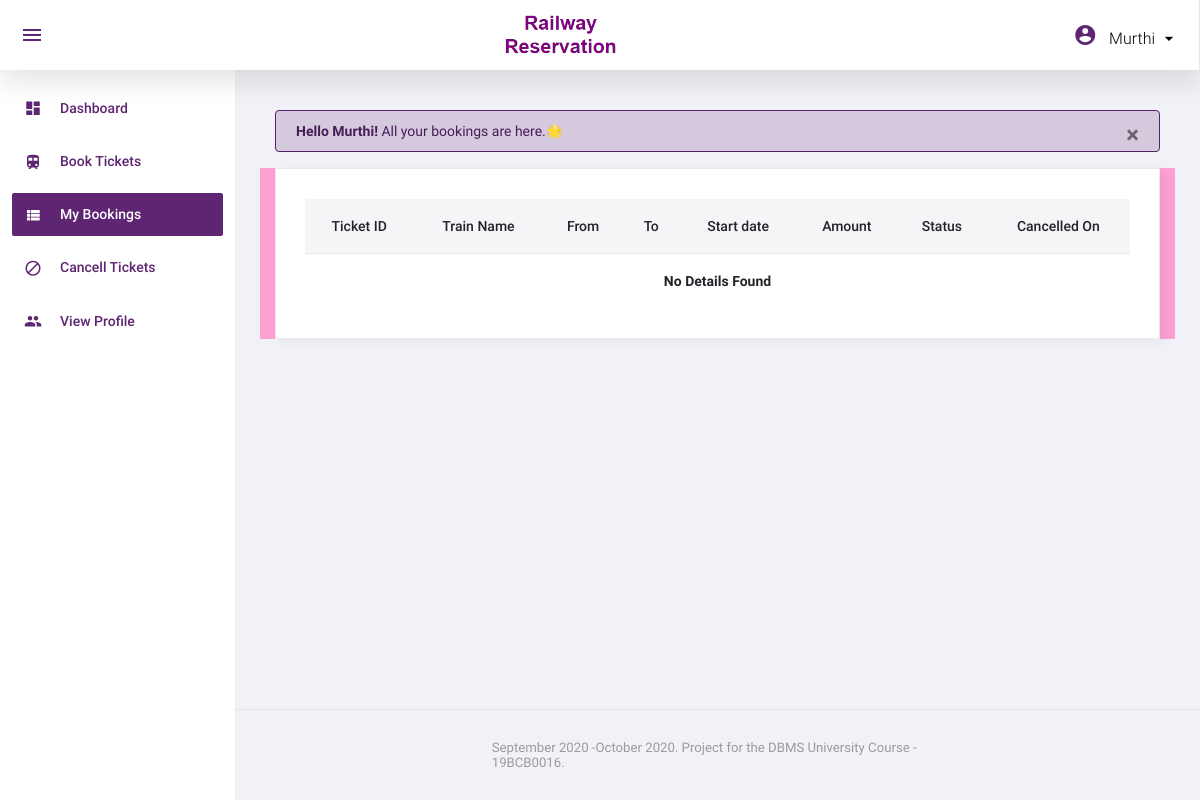
/myBooking.php (signed in), run on an earlier commit of the app's database.
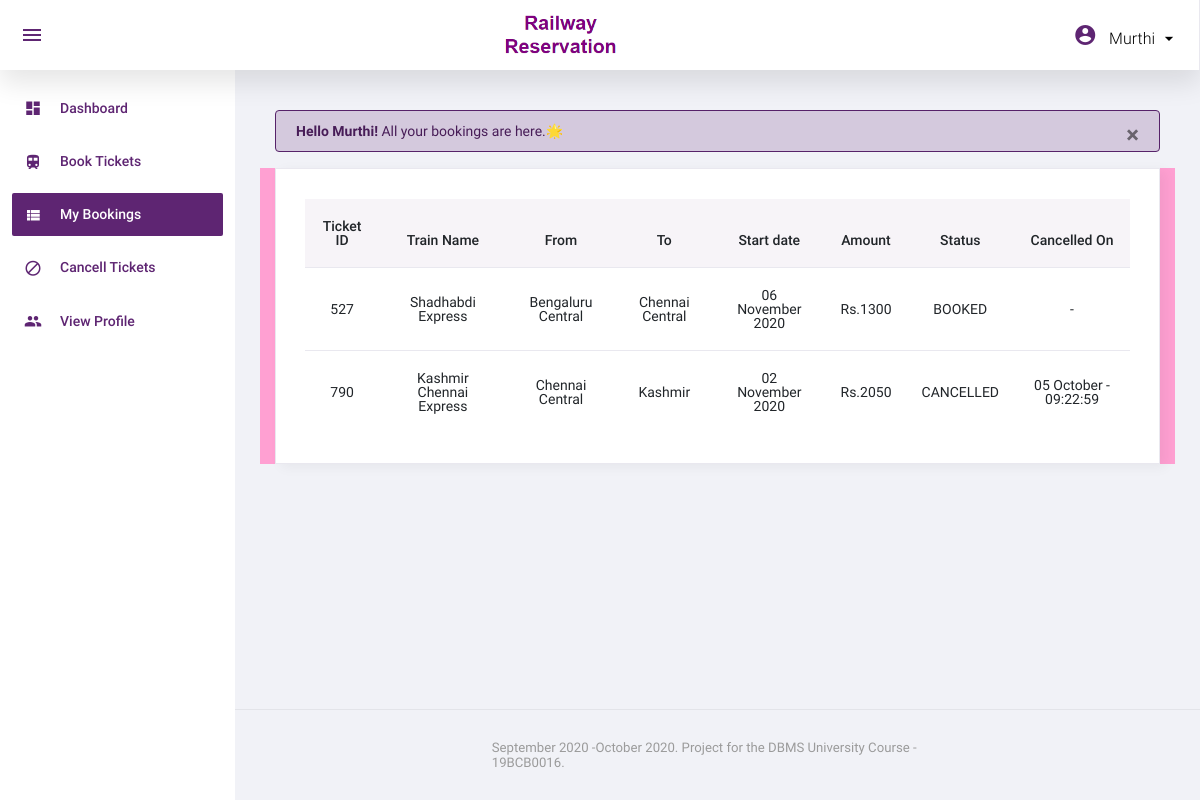
And on a later commit of the database.
### tables this page shows
CREATE TABLE `ticket_passenger` (
  `ticket_id` int(11) NOT NULL,
  `no_of_passenger` int(10) NOT NULL
);

CREATE TABLE `ticket_details` (
  `ticket_id` int(11) NOT NULL,
  `train_no` varchar(10) NOT NULL,
  `dept_date` date NOT NULL,
  `coach_type` varchar(10) NOT NULL,
  `user_id` varchar(10) NOT NULL,
  `status` int(11) NOT NULL
);

CREATE TABLE `train_info` (
  `train_no` varchar(10) NOT NULL,
  `tname` varchar(55) NOT NULL
);

CREATE TABLE `station` (
  `station_id` varchar(10) NOT NULL,
  `sname` varchar(35) NOT NULL
);

CREATE TABLE `ticket_amount` (
  `ticket_id` int(11) NOT NULL,
  `total_amount` int(11) NOT NULL
);

CREATE TABLE `cancel_details` (
  `ticket_id` varchar(10) NOT NULL,
  `cancel_date` varchar(10) NOT NULL,
  `cancel_time` varchar(10) NOT NULL
);

### myBooking.php (the view, shortened to what this page needs)
<?php
    include ('nav.php');
    $user_id = $_SESSION['user_id'];
    $sql = " SELECT ticket_details.ticket_id AS ticket_id,
            train_info.tname AS t_name,
            ticket_details.dept_date AS dept_date,
            ticket_amount.total_amount AS total,
            train_details.start AS start,
            train_details.end AS end,
            ticket_passenger.no_of_passenger AS no_of_pass,
            train_date.arrTime AS arr_time,
            train_date.depTime AS dep_time,
            ticket_details.status AS status
            FROM ticket_passenger, ticket_amount, ticket_details, train_date , train_info, train_details
            WHERE ticket_passenger.ticket_id = ticket_details.ticket_id
            AND ticket_details.ticket_id = ticket_amount.ticket_id
            AND train_date.train_no = ticket_details.train_no
            AND ticket_details.dept_date = train_date.depDate
            AND train_info.tname = train_details.tname
            AND train_info.train_no = ticket_details.train_no
            AND ticket_details.user_id = '$user_id' ";
    $result = mysqli_query($con,$sql);
    $row = mysqli_num_rows($result);
?>
<div class="alert alert-primary " role="alert">
  <strong>Hello <?php echo $_SESSION['USER']?>!</strong> All your bookings are here.🌟
  <button type="button" class="close" data-dismiss="alert">
    <span>&times;</span>
  </button>
</div>
<div class="row">
  <div class="col-12 grid-margin stretch-card" style="background-color: #ffa0d2!important;">
    <div class="card">
      <div class="card-body">
        <div class="row">
          <div class="col-12">
            <div class="table-responsive">
              <table class="table text-center">
                <thead>
                  <tr>
                    <th>Ticket ID</th>
                    <th>Train Name</th>
                    <th>From </th>
                    <th>To </th>
                    <th>Start date</th>
                    <th>Amount</th>
                    <th>Status</th>
                    <th>Cancelled On</th>
                  </tr>
                </thead>
                <tbody>
                  <?php
                        if( $row > 0 ){
                            while( $data = mysqli_fetch_assoc($result) ){
                                $ticket_id = $data['ticket_id'];
                                $t_name = $data['t_name'];
                                $dept_date = $data['dept_date'];
                                $total = $data['total'];
                                $start = $data['start'];
                                $end = $data['end'];
                                $status = $data['status'];
                                $fromquery = " SELECT sname FROM station WHERE station_id = '$start' ";
                                $toquery = " SELECT sname FROM station WHERE station_id = '$end' ";
                                $fromres = mysqli_query($con,$fromquery);
                                $tores = mysqli_query($con,$toquery);
                                $fromdata = mysqli_fetch_assoc($fromres);
                                $todata = mysqli_fetch_assoc($tores);
                                $start = $fromdata['sname'];
                                $end = $todata['sname'];
                    ?>
                    <tr>
                        <td><?php echo $ticket_id; ?></td>
                        <td><?php echo $t_name; ?></td>
                        <td><?php echo $start; ?></td>
                        <td><?php echo $end; ?></td>
                        <td><?php echo date("d F Y",strtotime($dept_date)); ?></td>
                        <td><?php echo "Rs.$total"; ?></td>
                        <td><?php if ( $status != 0 ){
                            echo "BOOKED";
                        }else{
                            echo "CANCELLED";
                        }
                         ?></td>
                        <td><?php if ( $status != 0 ){
                            echo "-";
                        }else{
                            $sqlquery = " SELECT cancel_date, cancel_time FROM cancel_details WHERE ticket_id = '$ticket_id' ";
                            $resultquery = mysqli_query($con,$sqlquery);
                            $information = mysqli_fetch_assoc($resultquery);
                            echo $information['cancel_date']." - ".$information['cancel_time'];
                        }
                         ?></td>
                    </tr><?php
                            }
                        }else{
                            ?>
                  <tr>
                    <td colspan="8" class="text-center"><strong>No Details Found</strong></td>
                  </tr><?php
                        }
                  ?>
                </tbody>
              </table>
            </div>
          </div>
        </div>
      </div>
    </div>
  </div>
</div>
<?php
    include ('footer.php');
?>

### nav.php (shortened to what this page needs)
<!DOCTYPE html>
<html lang="en">
<head>
  <link rel="stylesheet" href="assets/css/materialdesignicons.min.css">
  <link rel="stylesheet" href="assets/css/dataTables.bootstrap4.css">
  <link rel="stylesheet" href="assets/css/vendor.bundle.base.css">
  <link rel="stylesheet" href="assets/css/bootstrap-datepicker.min.css">
  <link rel="stylesheet" href="assets/css/style.css">
</head>
<body class="sidebar-light">
  <div class="container-scroller">
    <nav class="navbar col-lg-12 col-12 p-0 fixed-top d-flex flex-row">
      <div class="navbar-menu-wrapper d-flex align-items-stretch justify-content-between">
        <ul class="navbar-nav mr-lg-2 d-none d-lg-flex">
          <li class="nav-item nav-toggler-item">
            <button class="navbar-toggler align-self-center" type="button" data-toggle="minimize">
              <span class="mdi mdi-menu"></span>
            </button>
          </li>
        </ul>
        <div class="text-center navbar-brand-wrapper d-flex align-items-center justify-content-center">
          <a class="navbar-brand brand-logo" href="index.php"><img src="assets/images/logo2.png" alt="logo"/></a>
        </div>
        <ul class="navbar-nav navbar-nav-right">
          <li class="nav-item nav-profile dropdown">
            <a class="nav-link dropdown-toggle" href="#" data-toggle="dropdown" id="profileDropdown">
              <span class="mdi mdi-account-circle mdi-24px"></span>
              <span class="nav-profile-name"><?php echo  $_SESSION['USER'] ?></span>
            </a>
          </li>
        </ul>
      </div>
    </nav>
    <div class="container-fluid page-body-wrapper">
      <nav class="sidebar sidebar-offcanvas" id="sidebar">
        <ul class="nav">
          <li class="nav-item">
            <a class="nav-link" href="index.php">
              <i class="mdi mdi-view-dashboard menu-icon"></i>
              <span class="menu-title">Dashboard</span>
            </a>
          </li>
          <li class="nav-item">
            <a class="nav-link" href="bookTicket.php">
              <i class="mdi mdi-train menu-icon"></i>
              <span class="menu-title">Book Tickets</span>
            </a>
          </li>
          <li class="nav-item">
            <a class="nav-link" href="myBooking.php">
              <i class="mdi mdi-view-list menu-icon"></i>
              <span class="menu-title">My Bookings</span>
            </a>
          </li>
          <li class="nav-item">
            <a class="nav-link" href="cancelTicket.php">
              <i class="mdi mdi-cancel menu-icon"></i>
              <span class="menu-title">Cancell Tickets</span>
            </a>
          </li>
          <li class="nav-item">
            <a class="nav-link" href="viewProfile.php">
              <i class="mdi mdi-account-multiple menu-icon"></i>
              <span class="menu-title">View Profile</span>
            </a>
          </li>
        </ul>
      </nav>
      <div class="main-panel">
        <div class="content-wrapper">

### footer.php (shortened to what this page needs)
</div>
<footer class="footer">
  <div class="row d-flex justify-content-center align-items-center">
    <div class="col-6">
      <div class="d-sm-flex justify-content-center align-items-center justify-content-sm-between">
        <span class="text-muted text-center text-sm-left d-block d-sm-inline-block">September 2020 -<?php $yr = date('F Y');  echo $yr; ?>. Project for the DBMS University Course - 19BCB0016.</span>
      </div>
    </div>
  </div>
</footer>
</div>
</div>
</div>
</body>
</html>

What changed in the data, as far as the page shows it:
added ticket_passenger: ticket_details.ticket_id "527", train_info.tname "Shadhabdi Express", station.sname "Bengaluru Central", station.sname "Chennai Central", ticket_details.dept_date "06 November 2020", ticket_amount.total_amount "1300", shows "BOOKED"
added ticket_passenger: ticket_details.ticket_id "790", train_info.tname "Kashmir Chennai Express", station.sname "Chennai Central", station.sname "Kashmir", ticket_details.dept_date "02 November 2020", ticket_amount.total_amount "2050", shows "CANCELLED", cancel_details.cancel_date "05 October", cancel_details.cancel_time "09:22:59"
Also different on the page:
text no longer shown: "No Details Found"
